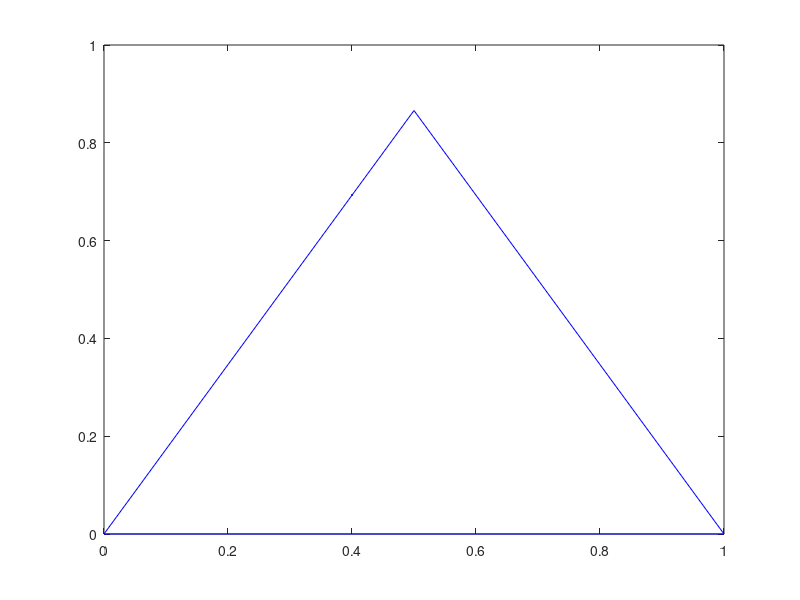

Write MATLAB code to recreate this figure. (Note: this script raises an error after producing the figure.)
x = 0;
y = 0.8;
z = 0.2;

epsilon = 1;
mu = 0.1;

n = 0;

transformMatrix = [1 0.5; 0 sqrt(3)/2];
initial = [x; y;];
initialPoints = transformMatrix*initial;

plot(initialPoints(1,1), initialPoints(2,1), '.')
hold on

xMax = transformMatrix*[1.0;0;];
yMax = transformMatrix*[0; 1.0;];
zMax = transformMatrix*[0;0;];

line([zMax(1,1),yMax(1,1)], [zMax(2,1), yMax(2,1)], 'Color', 'b')
line([zMax(1,1), xMax(1,1)], [zMax(2,1), xMax(2,1)], 'Color', 'b')
line([yMax(1,1), xMax(1,1)], [yMax(2,1), xMax(2,1)], 'Color', 'b')

while(n < 30)
   ph = phi(x, y, z, epsilon);
   dX = xdot(x, y, z, epsilon, ph, mu);
   dY = ydot(x, y, z, epsilon, ph, mu);
   
   x = x + dX*(0.01);
   y = y + dY*(0.01);
   z = 1 - x - y;
   
   original = [x; y;];
   

   
   newPoints = transformMatrix * original;
   
   
  
   plot(newPoints(1, 1), newPoints(2, 1), '.')
   
   n = n + 0.01;
end

axis([0 1 0 1])


